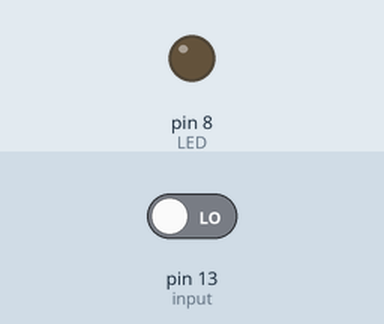
This sketch was run on a simulated Arduino Uno, built with avr-gcc and run on an emulated ATmega328P. On the bench: output pins drawn as LEDs (lit = HIGH). The test bench sets the inputs (shaded band); at power-on: pin 13 (input) LOW.

Above: at 1.2 s.
1.3 s: pin 13 (input) driven HIGH
At 1.7 s:
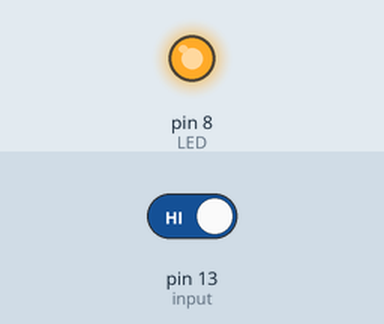
2.8 s: pin 13 (input) driven LOW
At 4.0 s:
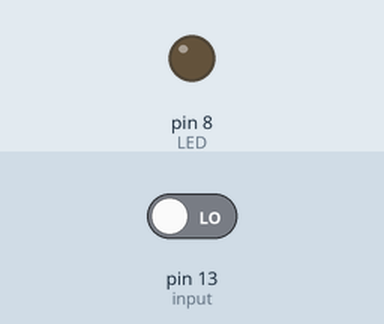
Timing chart, 0 to 5.8 s (numbered marks = the images above; inputs shaded):
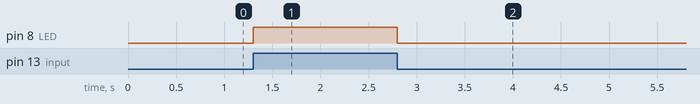

The sketch:

PUSH_BUTTON.ino
```cpp
int input = 13;
int LED = 8;
int button;

void setup() {
  pinMode(input,INPUT);
  pinMode(LED,OUTPUT);

}

void loop() {
  button=digitalRead(input);
  if(button==HIGH)
  {
    digitalWrite(LED,HIGH);
  }
  else
  {
    digitalWrite(LED,LOW);
  }

}
```

Measured:
- after the input at 1.3 s, pin 8 (LED): LOW → HIGH at once
- after the input at 2.8 s, pin 8 (LED): HIGH → LOW at once
